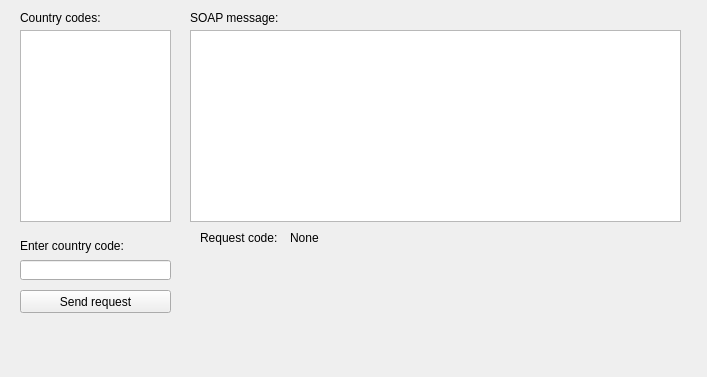
<?xml version="1.0" encoding="UTF-8"?>
<ui version="4.0">
 <class>soap_client</class>
 <widget class="QWidget" name="soap_client">
  <property name="geometry">
   <rect>
    <x>0</x>
    <y>0</y>
    <width>707</width>
    <height>377</height>
   </rect>
  </property>
  <property name="windowTitle">
   <string>SOAP client</string>
  </property>
  <widget class="QLabel" name="label_country_codes">
   <property name="geometry">
    <rect>
     <x>20</x>
     <y>10</y>
     <width>151</width>
     <height>16</height>
    </rect>
   </property>
   <property name="text">
    <string>Country codes:</string>
   </property>
  </widget>
  <widget class="QLabel" name="label_enter_country_code">
   <property name="geometry">
    <rect>
     <x>20</x>
     <y>236</y>
     <width>151</width>
     <height>20</height>
    </rect>
   </property>
   <property name="text">
    <string>Enter country code:</string>
   </property>
  </widget>
  <widget class="QLineEdit" name="lineEdit_enter_country_code">
   <property name="geometry">
    <rect>
     <x>20</x>
     <y>260</y>
     <width>151</width>
     <height>20</height>
    </rect>
   </property>
  </widget>
  <widget class="QPushButton" name="pushButton_send_request">
   <property name="geometry">
    <rect>
     <x>20</x>
     <y>290</y>
     <width>151</width>
     <height>23</height>
    </rect>
   </property>
   <property name="text">
    <string>Send request</string>
   </property>
  </widget>
  <widget class="QTextBrowser" name="textBrowser_soap_message">
   <property name="geometry">
    <rect>
     <x>190</x>
     <y>30</y>
     <width>491</width>
     <height>192</height>
    </rect>
   </property>
  </widget>
  <widget class="QLabel" name="label_request_code">
   <property name="geometry">
    <rect>
     <x>200</x>
     <y>230</y>
     <width>81</width>
     <height>16</height>
    </rect>
   </property>
   <property name="text">
    <string>Request code:</string>
   </property>
  </widget>
  <widget class="QLabel" name="label_show_request_code">
   <property name="geometry">
    <rect>
     <x>290</x>
     <y>230</y>
     <width>61</width>
     <height>16</height>
    </rect>
   </property>
   <property name="text">
    <string>None</string>
   </property>
  </widget>
  <widget class="QLabel" name="label">
   <property name="geometry">
    <rect>
     <x>190</x>
     <y>10</y>
     <width>491</width>
     <height>16</height>
    </rect>
   </property>
   <property name="text">
    <string>SOAP message:</string>
   </property>
  </widget>
  <widget class="QListWidget" name="listWidget">
   <property name="geometry">
    <rect>
     <x>20</x>
     <y>30</y>
     <width>151</width>
     <height>192</height>
    </rect>
   </property>
  </widget>
 </widget>
 <resources/>
 <connections/>
</ui>
